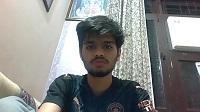
#> input picture jpgimage.jpg, 200 x 112 px
$ python lanes.py
#> lines starting #> are read from the running program, lines starting #| are printed output that depends on the picture; after the words box and inside, x2 and y2 are one past the last pixel; in counts of white or black regions, pixels touching at a corner belong together
#> further down, image is the input picture: shape (112, 200, 3); mean B, G, R 136.4, 138.2, 136.3
#| <class 'numpy.ndarray'>
import requests
from PIL import Image
from numpy import asarray
import numpy as np
import cv2
import matplotlib.pyplot as plt


def showImage(image,text):
  img = image.copy()
  img = cv2.putText(img, text=text, org=(10, 25), fontFace= 0, fontScale=1, color= 255,thickness=3)
  cv2.imshow(text,img)
  cv2.waitKey(0)


def canny(image):
  gray = cv2.cvtColor(image,cv2.COLOR_RGB2GRAY) #convert the image to grayscale
  blur = cv2.GaussianBlur(gray,(11,11),0)       #apply gaussian blur to remove noise
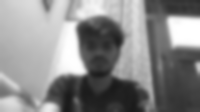
#> blur: shape (112, 200); min 26, max 255, mean 137.4
  canny = cv2.Canny(blur,50,150)                #canny edge detector to find edges (minThreshold,maxThreshold)
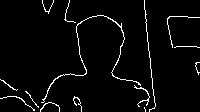
#> canny: shape (112, 200); 3.5% white in thin lines or dots
  # plt.imshow(canny)
  showImage(canny,'Canny')
#> in showImage, `img = cv2.putText(img, text=text, org=(10, 25), fontFace= 0, fontScale..`:
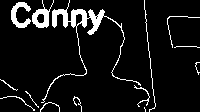
#> img: shape (112, 200); 8.1% white; 14 white regions (2 under 20 px), largest, box (x1, y1, x2, y2) and area: (41, 0, 141, 103) 878, (11, 2, 31, 28) 250, (32, 0, 54, 28) 245
  return canny

def segmentation(image):
    height = image.shape[0]
#> height = 112
    width = image.shape[1]
#> width = 200
    mask = np.zeros_like(image)
    # poly = np.array([[(0,height),(width,height),(int(width/2),int(height/3))]])  #create a triangular polygon which will be segmented
    poly = np.array([[(0,height),(width,height),(int(width*6/10),int(height/3)),(int(width*4/10),int(height/3))]])  #create a trapezium polygon which will be segmented
    cv2.fillPoly(mask,poly,255)
#> mask: shape (112, 200); 40.2% white; 1 white region, box (x1, y1, x2, y2) and area: (1, 37, 200, 112) 9005
    showImage(mask,'Region of Attention')
#> call 2 of showImage, with text = 'Region of Attention'
#> in showImage (call 2), `cv2.imshow(text,img)`:
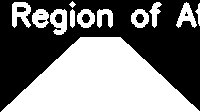
#> window 'Region of Attention': shape (112, 200); 49.3% white; 12 white regions, largest, box (x1, y1, x2, y2) and area: (1, 37, 200, 112) 9005, (12, 2, 31, 28) 320, (50, 9, 67, 35) 292
    masked_image = cv2.bitwise_and(image,mask)
#> masked_image: shape (112, 200); 1.9% white in thin lines or dots, all inside (x1, y1, x2, y2) = (16, 39, 156, 112)
    showImage(masked_image,'Segmented Image')
#> call 3 of showImage, with text = 'Segmented Image'
#> in showImage (call 3), `img = cv2.putText(img, text=text, org=(10, 25), fontFace= 0, fontScale..`:
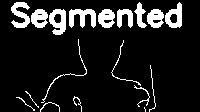
#> img: shape (112, 200); 11.6% white; 18 white regions (1 under 20 px), largest, box (x1, y1, x2, y2) and area: (69, 9, 96, 28) 313, (49, 9, 66, 35) 292, (11, 2, 30, 28) 280
    lines = cv2.HoughLinesP(masked_image,2,np.pi/180, 100,np.array([]),minLineLength = 40,maxLineGap = 10)
#> lines = None
    # parametric equation in hough space
    # 2nd and 3rd arguments define the size of blocks in hough space
    # A line in hough space is a point but a set of lines passing through a point in a sinosoidal curve
    # edges are the ones with large amount of contribution in the bins
    # threshold for a line(minimum number of points of the line present in the image)
    # min size of hough line to be considered as a hough line
    # max distance between two line segments to be different lines
    return lines

def display_lines(image,lines):
  line_image = np.zeros_like(image)
  if lines is not None:
    for line in lines:
      x1,y1,x2,y2 = line.reshape(4)
      cv2.line(line_image,(x1,y1),(x2,y2), (255,0,0),5)

  return line_image

image = cv2.imread('jpgimage.jpg')
print(type(image))
canny_image = canny(image)
houghLines = segmentation(canny_image)
line_image = display_lines(image,houghLines)
#> line_image: shape (112, 200, 3); every value is 0
overlap_image = cv2.addWeighted(image, 0.8, line_image, 1,1)
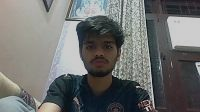
#> overlap_image: shape (112, 200, 3); mean B, G, R 110.1, 111.5, 110
cv2.imshow('image',overlap_image)
cv2.waitKey(0)
showImage(overlap_image,'Final Output')
#> call 4 of showImage, with text = 'Final Output'
#> in showImage (call 4), `img = cv2.putText(img, text=text, org=(10, 25), fontFace= 0, fontScale..`:
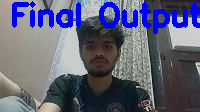
#> img: shape (112, 200, 3); 9.44% of pixels changed, all inside (x1, y1, x2, y2) = (12, 1, 200, 35)
cv2.destroyAllWindows()
